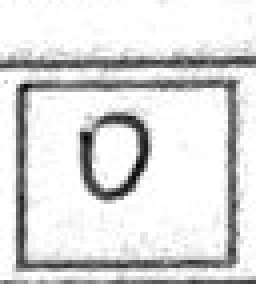
#> input picture tools/id_model/real_samples/0_s12p08.png, 64 x 71 px (shown 4 times larger)
$ python -i id_features.py   (imports and definitions only)
#> lines starting #> are read from the running program, lines starting #| are printed output that depends on the picture; after the words box and inside, x2 and y2 are one past the last pixel; in counts of white or black regions, pixels touching at a corner belong together
#> further down, picture is the input picture: shape (71, 64); min 5, max 255, mean 218.8
"""Digit feature extraction for the ID reader.

THIS FILE IS THE REFERENCE for app/src/main/java/.../IdDigitClassifier.kt's
`featuresFromBinary()` and IdReader.kt's crop cleanup. If you change a number
here, change the Kotlin side too (and retrain), or the app and the model will
disagree about what a digit looks like.

NOTE (v1.2.3): the app's crop cleanup is now `clean_ink_outset()` below
(box + margin, printed lines removed, blobs kept by position). The older
`clean_ink()` (10% inset, drop every blob touching the crop edge) discarded
real, large handwriting and is kept only for the synthetic training digits
and tools/id_model/simulate_check.py. The feature step
(`features_from_binary`) is UNCHANGED, so the trained model did not need
retraining for the v1.2.3 reader fix.

Pipeline for one ID box crop (grayscale, dark ink on light paper) — the
ORIGINAL (<= v1.2.2) cleanup, see clean_ink():
  1. inset the crop by INSET so the printed box lines are not inside it
  2. Otsu threshold, ink = white
  3. drop connected components that touch the crop edge (leftover box lines)
  4. drop specks smaller than MIN_COMPONENT_FRACTION of the crop area
  5. blank if the remaining ink is under BLANK_INK_FRACTION of the crop
  6. bounding box of the remaining ink -> scaled to fit 32x32 keeping aspect
     ratio, centered, binarized at 50%
  6b. stroke-thickness normalization: the training digits are bold (about 55%
     ink inside the digit's bounding box) but a pen stroke is much thinner, so
     dilate with a 3x3 kernel (up to MAX_THICKEN times) until the ink covers
     at least TARGET_INK_FRACTION of the bounding box of the digit
  7. 4x4 block sums -> 8x8 grid of counts 0..16 (the same representation as
     scikit-learn's bundled 8x8 handwritten-digits set the model is trained on)
"""
import numpy as np
import cv2

INSET = 0.10
MIN_COMPONENT_FRACTION = 0.004
BLANK_INK_FRACTION = 0.012
FRAME = 32
TARGET_INK_FRACTION = 0.45
MAX_THICKEN = 3


# [21 lines left out: function clean_ink, not called in this run]


# Which description of the 32x32 digit frame the model reads (v1.2.3):
#   'hog-v1'      stroke-direction histograms (HOG), 324 numbers  <- current
#   'blocks-8x8'  the original 8x8 grid of 4x4 block sums, 64 numbers
# Measured on learners the model never saw: 91.3% digits right with HOG against
# 87.8% with block sums (HOG fixed 39 digits the old one got wrong and broke 18).
# The app's IdReader.featuresFromInk must build the SAME one; the model JSON
# records which ("features") and the app picks the matching extractor.
FEATURE_KIND = 'hog-v1'
FEATURE_SCALE = {'blocks-8x8': 16.0, 'hog-v1': 1.0}
HOG_GAIN = 4.0     # HOG values are small (<= ~0.4); x4 brings them to the same range as the net's other inputs
HOG = cv2.HOGDescriptor((32, 32), (16, 16), (8, 8), (8, 8), 9)   # win, block, stride, cell, bins


# [28 lines left out: functions frame_from_binary, features_from_binary, not called in this run]


# ---------------------------------------------------------------------------
# v1.2.3 cleanup — mirrors IdReader.featuresFor() in the app. Input is the
# box PLUS a margin (OUTSET_X / OUTSET_Y of the box size on every side), cut
# from the warped sheet exactly like the app does. Returns an ink mask
# (uint8 0/255) or None for a blank box.
# ---------------------------------------------------------------------------
OUTSET_X = 0.10
OUTSET_Y = 0.28
H_LINE_LEN = 0.60
V_LINE_LEN = 0.80
H_BAND = 0.20
V_BAND = 0.14
MIN_CONTRAST = 55
CENTROID_TOLERANCE = -0.04   # negative = inset (v1.2.3, mirrors IdReader)
MAX_SKEW = 0.35
MIN_SKEW = 0.08
RELATIVE_PART_FRACTION = 0.10
BLANK_INK_FRACTION_V2 = 0.006
BLANK_MIN_EXTENT = 0.15


def clean_ink_outset(gray, straighten=True):
#> called with straighten = True
    ch, cw = gray.shape
#> ch = 71; cw = 64
    bw = int(round(cw / (1 + 2 * OUTSET_X)))
#> bw = 53
    bh = int(round(ch / (1 + 2 * OUTSET_Y)))
#> bh = 46
    if bw < 8 or bh < 8:
        return None
    nx0, ny0 = int(round(bw * OUTSET_X)), int(round(bh * OUTSET_Y))
#> nx0 = 5; ny0 = 13
    nx1, ny1 = nx0 + bw, ny0 + bh
#> nx1 = 58; ny1 = 59
    flat = np.sort(gray.reshape(-1))
#> flat = 4544 values from 5 to 255
    if np.median(flat) - flat[:max(1, len(flat) // 33)].mean() < MIN_CONTRAST:
        return None
    _, b = cv2.threshold(gray, 0, 255, cv2.THRESH_BINARY_INV | cv2.THRESH_OTSU)
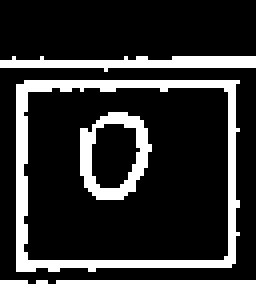
#> b: shape (71, 64) (shown 4 times larger); 18.4% white in thin lines or dots, all inside (x1, y1, x2, y2) = (0, 14, 64, 71)
    # printed lines: long straight runs near the expected box edges
    hk = max(5, int(H_LINE_LEN * bw))
#> hk = 31
    hl = cv2.morphologyEx(cv2.dilate(b, np.ones((3, 1), np.uint8)), cv2.MORPH_OPEN,
                          cv2.getStructuringElement(cv2.MORPH_RECT, (hk, 1)))
#> hl: shape (71, 64); 18% white; 4 white regions, box (x1, y1, x2, y2) and area: (0, 13, 64, 18) 277, (4, 19, 60, 23) 221, (4, 64, 59, 68) 219, (14, 69, 64, 71) 100
    hband = np.zeros_like(b)
    band_y = int(round(H_BAND * bh))
#> band_y = 9
    for ey in (ny0, ny1):
        hband[max(0, ey - band_y):min(ch, ey + band_y + 1), :] = 255
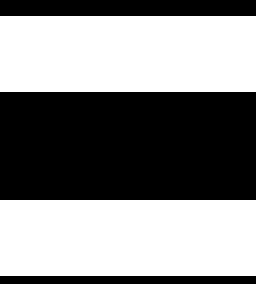
#> hband: shape (71, 64) (shown 4 times larger); 53.5% white; 3 black regions, box (x1, y1, x2, y2) and area: (0, 23, 64, 50) 1728, (0, 0, 64, 4) 256, (0, 69, 64, 71) 128
    hl = cv2.bitwise_and(hl, hband)
#> hl: shape (71, 64); 15.8% white; 3 white regions, box (x1, y1, x2, y2) and area: (0, 13, 64, 18) 277, (4, 19, 60, 23) 221, (4, 64, 59, 68) 219
    vk = max(5, int(V_LINE_LEN * bh))
#> vk = 36
    vl = cv2.morphologyEx(cv2.dilate(b, np.ones((1, 3), np.uint8)), cv2.MORPH_OPEN,
                          cv2.getStructuringElement(cv2.MORPH_RECT, (1, vk)))
#> vl: shape (71, 64); 8.3% white; 2 white regions, box (x1, y1, x2, y2) and area: (3, 21, 7, 69) 190, (56, 21, 60, 68) 187
    vband = np.zeros_like(b)
    band_x = int(round(V_BAND * bw))
#> band_x = 7
    for ex in (nx0, nx1):
        vband[:, max(0, ex - band_x):min(cw, ex + band_x + 1)] = 255
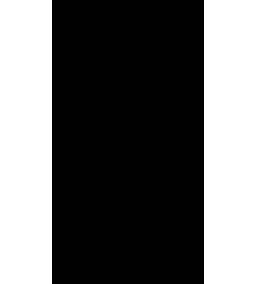
#> vband: shape (71, 64) (shown 4 times larger); 40.6% white; 2 white regions, box (x1, y1, x2, y2) and area: (0, 0, 13, 71) 923, (51, 0, 64, 71) 923
    vl = cv2.bitwise_and(vl, vband)
    lines = cv2.bitwise_or(hl, vl)
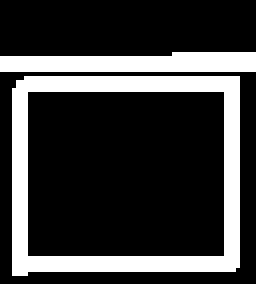
#> lines: shape (71, 64) (shown 4 times larger); 23.3% white; 2 white regions, box (x1, y1, x2, y2) and area: (3, 19, 60, 69) 782, (0, 13, 64, 18) 277
    ink = cv2.bitwise_and(b, cv2.bitwise_not(lines))
#> ink: shape (71, 64); 4.9% white in thin lines or dots, all inside (x1, y1, x2, y2) = (0, 28, 64, 71)
    # bridge the gaps a removed line leaves in a stroke that crossed it
    gv = cv2.morphologyEx(ink, cv2.MORPH_CLOSE, np.ones((5, 1), np.uint8))
    gh = cv2.morphologyEx(ink, cv2.MORPH_CLOSE, np.ones((1, 5), np.uint8))
    ink = cv2.bitwise_or(ink, cv2.bitwise_and(cv2.bitwise_or(gv, gh), lines))
    # blobs that belong to THIS box
    n, lab, st, cen = cv2.connectedComponentsWithStats(ink, connectivity=8)
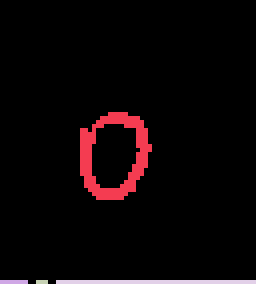
#> lab: shape (71, 64) int32 (shown 4 times larger); 5 distinct labels, from 0 to 4; one colour per label, 0 black
#> n = 5; st = [[0, 0, 64, 71, 4323], [20, 28, 18, 22, 161], [0, 70, 7, 1, 7], [9, 70, 3, 1, 3], [14, 70, 50, 1, 50]]; cen = [[31.61, 34.38], [28.08, 38.52], [3, 70], [10, 70], [38.5, 70]]
    area = bw * bh
#> area = 2438
    tol_x, tol_y = CENTROID_TOLERANCE * bw, CENTROID_TOLERANCE * bh
#> tol_x = -2.12; tol_y = -1.84
    cand = [k for k in range(1, n)
            if nx0 - tol_x <= cen[k][0] <= nx1 + tol_x
            and ny0 - tol_y <= cen[k][1] <= ny1 + tol_y
            and st[k][4] >= MIN_COMPONENT_FRACTION * area]
#> cand = [1]
    if not cand:
        return None
    largest = max(st[k][4] for k in cand)
#> largest = 161
    keep = np.zeros(n, bool)
    for k in cand:
        if st[k][4] >= RELATIVE_PART_FRACTION * largest:
            keep[k] = True
#> this loop made 1 pass
#> after the loop, keep = [False, True, False, False, False]
    mask = keep[lab] & (lab > 0)
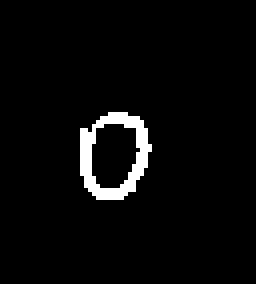
#> mask: shape (71, 64) bool (shown 4 times larger); 3.5% white; 1 white region, box (x1, y1, x2, y2) and area: (20, 28, 38, 50) 161
    ys, xs = np.nonzero(mask)
#> ys = 161 values from 28 to 49; xs = 161 values, max 37 at index 68, min 20 at index 35, mean 28.08
    if mask.sum() < BLANK_INK_FRACTION_V2 * area:
        return None
    if max(ys.max() - ys.min() + 1, xs.max() - xs.min() + 1) < BLANK_MIN_EXTENT * bh:
        return None
    if straighten:
        mask = deslant_mask(mask)
    return mask.astype(np.uint8) * 255


def deslant_mask(mask):
    """Undo handwriting slant — mirrors IdReader.deslant(): shift every row back by
    the ink's own mu11/mu02 drift (whole pixels, no resampling). Only clear slant
    (MIN_SKEW..MAX_SKEW) is corrected."""
    m = mask > 0
    ys, xs = np.nonzero(m)
#> ys = 161 values from 28 to 49
    if len(xs) < 10:
        return mask
    xc, yc = xs.mean(), ys.mean()
#> xc = 28.08; yc = 38.52
    mu02 = ((ys - yc) ** 2).sum()
#> mu02 = 7132.2
    mu11 = ((xs - xc) * (ys - yc)).sum()
#> mu11 = -730.7
    if mu02 < 1e-6:
        return mask
    skew = float(np.clip(mu11 / mu02, -MAX_SKEW, MAX_SKEW))
#> skew = -0.102
    if abs(skew) < MIN_SKEW:
        return mask
    y0, y1, x0, x1 = ys.min(), ys.max(), xs.min(), xs.max()
#> y0 = 28; y1 = 49; x0 = 20; x1 = 37
    hgt, wid = y1 - y0 + 1, x1 - x0 + 1
#> hgt = 22; wid = 18
    pad = int(np.ceil(abs(skew) * hgt)) + 1
#> pad = 4
    out = np.zeros((hgt, wid + 2 * pad), bool)
    for y in range(y0, y1 + 1):
        row = m[y, x0:x1 + 1]
        if row.any():
            shift = int(round(-skew * (y - yc)))
            out[y - y0, pad + shift:pad + shift + wid] = row
#> this loop made 22 passes
#> shift on passes 1 to 12: -1, -1, -1, -1, -1, -1, 0, 0, 0, 0, 0, 0
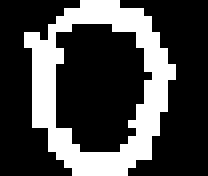
#> out: shape (22, 26) bool (shown 8 times larger); 28.1% white; 1 white region, box (x1, y1, x2, y2) and area: (3, 0, 22, 22) 161
    return out

>>> import cv2
>>> picture = cv2.imread('real_samples/0_s12p08.png', cv2.IMREAD_GRAYSCALE)
>>> result = clean_ink_outset(picture)

$ run again, on tools/id_model/real_samples/0_s14p08.png
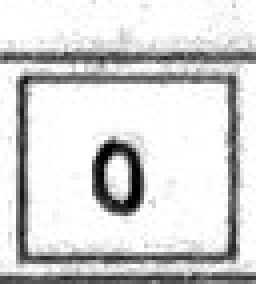
#> input picture tools/id_model/real_samples/0_s14p08.png, 64 x 71 px (shown 4 times larger)
#> picture is the input picture: shape (71, 64); min 0, max 255, mean 211.7
#> flat = 4544 values from 0 to 255
#> b: shape (71, 64); 23.2% white; 4 white regions, box (x1, y1, x2, y2) and area: (4, 18, 60, 66) 537, (0, 12, 64, 17) 193, (0, 68, 64, 71) 163, (23, 34, 36, 54) 161
#> vl: shape (71, 64); 9.4% white; 2 white regions, box (x1, y1, x2, y2) and area: (3, 19, 8, 67) 237, (56, 19, 60, 67) 192
#> lines: shape (71, 64); 27.1% white; 2 white regions, box (x1, y1, x2, y2) and area: (0, 18, 64, 69) 920, (0, 12, 64, 17) 312
#> ink: shape (71, 64); 6.4% white; 2 white regions, box (x1, y1, x2, y2) and area: (23, 34, 36, 54) 161, (0, 69, 64, 71) 128
#> gh: shape (71, 64); 6.6% white; 2 white regions, box (x1, y1, x2, y2) and area: (23, 34, 36, 54) 170, (0, 69, 64, 71) 128
#> in clean_ink_outset, `n, lab, st, cen = cv2.connectedComponentsWithStats(ink, connectivity=8)`:
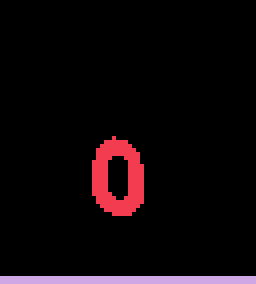
#> lab: shape (71, 64) int32 (shown 4 times larger); 3 distinct labels, from 0 to 2; one colour per label, 0 black
#> n = 3; st = [[0, 0, 64, 69, 4255], [23, 34, 13, 20, 161], [0, 69, 64, 2, 128]]; cen = [[31.59, 33.62], [29.02, 44.03], [31.5, 69.5]]
#> cand = [1]
#> largest = 161
#> the loop in clean_ink_outset, `for k in cand:` made 1 pass
#> after the loop in clean_ink_outset, `for k in cand:`: keep = [False, True, False]
#> in clean_ink_outset, `mask = keep[lab] & (lab > 0)`:
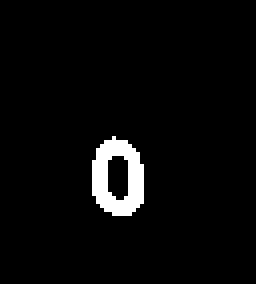
#> mask: shape (71, 64) bool (shown 4 times larger); 3.5% white; 1 white region, box (x1, y1, x2, y2) and area: (23, 34, 36, 54) 161
#> in clean_ink_outset, `ys, xs = np.nonzero(mask)`: ys = 161 values from 34 to 53; xs = 161 values, max 35 at index 58, min 23 at index 44, mean 29.02
#> in deslant_mask, `ys, xs = np.nonzero(m)`: ys = 161 values from 34 to 53
#> xc = 29.02; yc = 44.03
#> mu02 = 4752.8
#> mu11 = 292.9
#> skew = 0.0616

$ run again, on tools/id_model/real_samples/0_s14p09.png
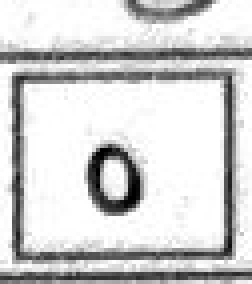
#> input picture tools/id_model/real_samples/0_s14p09.png, 63 x 71 px (shown 4 times larger)
#> picture is the input picture: shape (71, 63); min 0, max 255, mean 208.4
#> flat = 4473 values from 0 to 255
#> b: shape (71, 63); 23.8% white; 5 white regions, box (x1, y1, x2, y2) and area: (3, 17, 59, 66) 524, (0, 12, 63, 16) 170, (0, 67, 63, 71) 160, (22, 36, 36, 54) 143, (31, 0, 54, 6) 67
#> vl: shape (71, 63); 9.5% white; 2 white regions, box (x1, y1, x2, y2) and area: (55, 18, 60, 66) 235, (2, 19, 6, 67) 191
#> after the loop in clean_ink_outset, `for ex in (nx0, nx1):`:
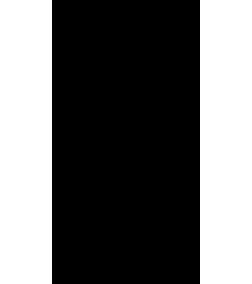
#> vband: shape (71, 63) (shown 4 times larger); 41.3% white; 2 white regions, box (x1, y1, x2, y2) and area: (0, 0, 13, 71) 923, (50, 0, 63, 71) 923
#> lines: shape (71, 63); 27.5% white; 2 white regions, box (x1, y1, x2, y2) and area: (0, 17, 63, 69) 949, (0, 11, 63, 16) 281
#> ink: shape (71, 63); 6.8% white; 3 white regions, box (x1, y1, x2, y2) and area: (22, 36, 36, 54) 143, (0, 69, 63, 71) 92, (31, 0, 54, 6) 67
#> gv: shape (71, 63); 8.1% white; 3 white regions, box (x1, y1, x2, y2) and area: (22, 36, 36, 54) 147, (0, 69, 63, 71) 126, (31, 0, 54, 6) 90
#> gh: shape (71, 63); 7.4% white; 3 white regions, box (x1, y1, x2, y2) and area: (22, 36, 36, 54) 155, (0, 69, 63, 71) 106, (31, 0, 54, 6) 68
#> lab: shape (71, 63) int32; 4 distinct labels, from 0 to 3
#> n = 4; st = [[0, 0, 63, 71, 4171], [31, 0, 23, 6, 67], [22, 36, 14, 18, 143], [0, 69, 63, 2, 92]]; cen = [[31.02, 34.43], [41.51, 2.13], [28.13, 44.84], [26.85, 69.32]]
#> cand = [2]
#> largest = 143
#> the loop in clean_ink_outset, `for k in cand:` made 1 pass
#> after the loop in clean_ink_outset, `for k in cand:`: keep = [False, False, True, False]
#> in clean_ink_outset, `mask = keep[lab] & (lab > 0)`:
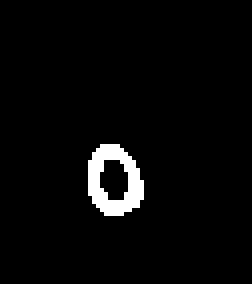
#> mask: shape (71, 63) bool (shown 4 times larger); 3.2% white; 1 white region, box (x1, y1, x2, y2) and area: (22, 36, 36, 54) 143
#> in clean_ink_outset, `ys, xs = np.nonzero(mask)`: ys = 143 values from 36 to 53; xs = 143 values, max 35 at index 72, min 22 at index 31, mean 28.13
#> in deslant_mask, `ys, xs = np.nonzero(m)`: ys = 143 values from 36 to 53
#> xc = 28.13; yc = 44.84
#> mu02 = 3745.3
#> mu11 = 439.1
#> skew = 0.117
#> y0 = 36; y1 = 53; x0 = 22; x1 = 35
#> hgt = 18; wid = 14
#> pad = 4
#> the loop in deslant_mask, `for y in range(y0, y1 + 1):` made 18 passes
#> shift on passes 1 to 8: 1, 1, 1, 1, 1, 0, 0, 0

$ run again, on tools/id_model/real_samples/0_s16p01.png
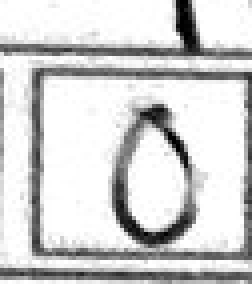
#> input picture tools/id_model/real_samples/0_s16p01.png, 63 x 71 px (shown 4 times larger)
#> picture is the input picture: shape (71, 63); min 0, max 255, mean 208.6
#> flat = 4473 values from 0 to 255
#> b: shape (71, 63); 24.2% white; 6 white regions (3 under 20 px), largest, box (x1, y1, x2, y2) and area: (7, 16, 63, 65) 691, (0, 0, 63, 15) 213, (0, 67, 63, 71) 159
#> vl: shape (71, 63); 6.3% white; 2 white regions, box (x1, y1, x2, y2) and area: (7, 18, 11, 65) 188, (61, 19, 63, 66) 94
#> lines: shape (71, 63); 24.7% white; 2 white regions, box (x1, y1, x2, y2) and area: (0, 16, 63, 69) 848, (0, 10, 63, 15) 259
#> ink: shape (71, 63); 9.3% white; 6 white regions (3 under 20 px), largest, box (x1, y1, x2, y2) and area: (28, 26, 49, 62) 270, (0, 69, 63, 71) 73, (44, 0, 50, 11) 53
#> gv: shape (71, 63); 10.6% white; 4 white regions, box (x1, y1, x2, y2) and area: (28, 26, 49, 62) 276, (0, 69, 63, 71) 126, (44, 0, 50, 11) 53, (0, 18, 1, 39) 21
#> gh: shape (71, 63); 9.6% white; 6 white regions (3 under 20 px), largest, box (x1, y1, x2, y2) and area: (28, 26, 49, 62) 280, (0, 69, 63, 71) 78, (44, 0, 50, 11) 53
#> lab: shape (71, 63) int32; 7 distinct labels, from 0 to 6
#> n = 7; st = [[0, 0, 63, 71, 4059], [44, 0, 6, 11, 53], [0, 18, 1, 4, 4], [0, 23, 1, 11, 11], [28, 26, 21, 36, 270], [0, 36, 1, 3, 3], [0, 69, 63, 2, 73]]; cen = [[30.48, 34.18], [46.13, 5.28], [0, 19.5], [0, 28], [37.22, 44.49], [0, 37], [33.74, 69.14]]
#> cand = [4]
#> largest = 270
#> the loop in clean_ink_outset, `for k in cand:` made 1 pass
#> after the loop in clean_ink_outset, `for k in cand:`: keep = [False, False, False, False, True, False, False]
#> in clean_ink_outset, `mask = keep[lab] & (lab > 0)`:
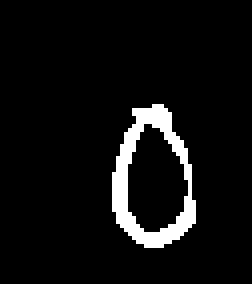
#> mask: shape (71, 63) bool (shown 4 times larger); 6% white; 1 white region, box (x1, y1, x2, y2) and area: (28, 26, 49, 62) 270
#> in clean_ink_outset, `ys, xs = np.nonzero(mask)`: ys = 270 values from 26 to 61; xs = 270 values, max 48 at index 164, min 28 at index 120, mean 37.22
#> in deslant_mask, `ys, xs = np.nonzero(m)`: ys = 270 values from 26 to 61
#> xc = 37.22; yc = 44.49
#> mu02 = 32809.5
#> mu11 = 866.4
#> skew = 0.0264
